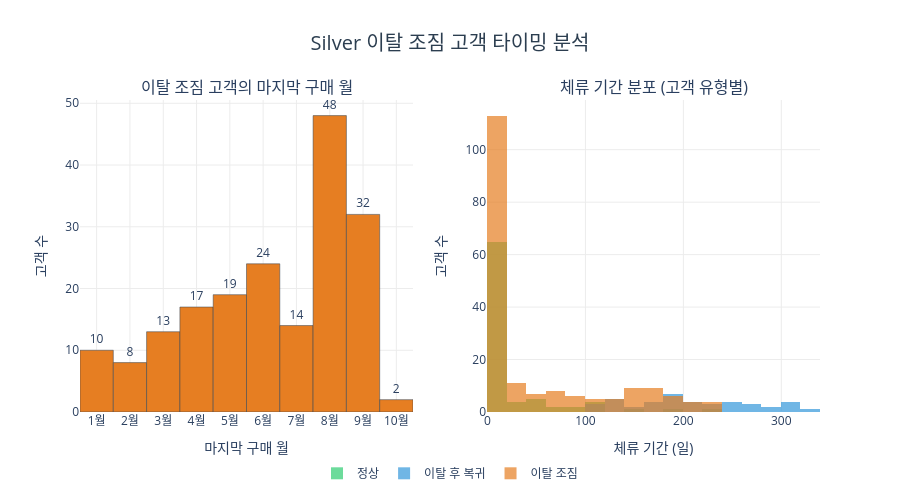

The code cell stored with this chart in its notebook:
### Code cell
month_labels = {
    1: '1월', 2: '2월', 3: '3월', 4: '4월', 5: '5월', 6: '6월',
    7: '7월', 8: '8월', 9: '9월', 10: '10월', 11: '11월', 12: '12월'
}
churn_monthly['월'] = churn_monthly['마지막구매월'].map(month_labels)

fig = make_subplots(
    rows=1, cols=2,
    subplot_titles=['이탈 조짐 고객의 마지막 구매 월', '체류 기간 분포 (고객 유형별)']
)

fig.add_trace(go.Bar(
    x=churn_monthly['월'],
    y=churn_monthly['이탈고객수'],
    marker=dict(color='#e67e22', line=dict(color='#2c3e50', width=0.5)),
    text=churn_monthly['이탈고객수'],
    textposition='outside',
    showlegend=False,
), row=1, col=1)

hist_groups = [
    (timing_data[~timing_data['이탈조짐'] & ~timing_data['복귀고객']]['체류기간'], '#2ecc71', '정상'),
    (timing_data[timing_data['복귀고객']]['체류기간'], '#3498db', '이탈 후 복귀'),
    (timing_data[timing_data['이탈조짐']]['체류기간'], '#e67e22', '이탈 조짐'),
]
for sub, color, name in hist_groups:
    fig.add_trace(go.Histogram(
        x=sub,
        name=name,
        marker_color=color,
        opacity=0.7,
        nbinsx=15,
    ), row=1, col=2)

fig.update_layout(
    title=dict(
        text='Silver 이탈 조짐 고객 타이밍 분석',
        font=dict(size=20, color='#2c3e50'), x=0.5, xanchor='center'
    ),
    plot_bgcolor='white',
    height=500,
    barmode='overlay',
    legend=dict(orientation='h', yanchor='top', y=-0.15, xanchor='center', x=0.5)
)
fig.update_xaxes(gridcolor='#ececec')
fig.update_yaxes(gridcolor='#ececec')
fig.update_xaxes(title_text='마지막 구매 월', row=1, col=1)
fig.update_xaxes(title_text='체류 기간 (일)', row=1, col=2)
fig.update_yaxes(title_text='고객 수', row=1, col=1)
fig.update_yaxes(title_text='고객 수', row=1, col=2)
fig.show()

### Figure 1 — Plotly figure (JSON) as saved in the notebook; plotly's stock layout.template omitted (floating-point values rounded to 4 significant figures; data arrays with more than 128 entries replaced by an {"elided": "..."} marker saying what was removed)
{"data": [{"marker": {"color": "#e67e22", "line": {"color": "#2c3e50", "width": 0.5}}, "showlegend": false, "text": [10.0, 8.0, 13.0, 17.0, 19.0, 24.0, 14.0, 48.0, 32.0, 2.0], "textposition": "outside", "type": "bar", "x": ["1월", "2월", "3월", "4월", "5월", "6월", "7월", "8월", "9월", "10월"], "xaxis": "x", "y": [10, 8, 13, 17, 19, 24, 14, 48, 32, 2], "yaxis": "y"}, {"marker": {"color": "#2ecc71"}, "name": "정상", "nbinsx": 15, "opacity": 0.7, "type": "histogram", "x": [220, 191, 147, 105, 114, 92, 59, 98, 73, 103, 106, 54, 46, 22, 30, 23, 0, 1, 1, 0, 46, 60, 0, 1, 43, 0, 0, 0, 0, 1, 0, 0, 8, 0, 0, 2, 0, 0, 18, 1, 0, 0, 0, 0, 19, 0, 0, 31, 1, 0, 0, 0, 0, 0, 0, 0, 0, 0, 6, 0, 0, 1, 10, 0, 0, 0, 0, 0, 0, 0, 0, 0, 0, 0, 0, 0, 0, 0, 0, 0, 0, 1, 1, 0, 0], "xaxis": "x2", "yaxis": "y2"}, {"marker": {"color": "#3498db"}, "name": "이탈 후 복귀", "nbinsx": 15, "opacity": 0.7, "type": "histogram", "x": [286, 267, 332, 319, 307, 315, 265, 287, 308, 217, 258, 262, 218, 197, 226, 250, 221, 248, 247, 204, 202, 166, 232, 176, 171, 184, 143, 190, 199, 177, 195, 191, 126, 181, 114, 143, 132, 132, 114, 134, 131, 103], "xaxis": "x2", "yaxis": "y2"}, {"marker": {"color": "#e67e22"}, "name": "이탈 조짐", "nbinsx": 15, "opacity": 0.7, "type": "histogram", "x": {"elided": "187 int values"}, "xaxis": "x2", "yaxis": "y2"}], "layout": {"annotations": [{"font": {"size": 16}, "showarrow": false, "text": "이탈 조짐 고객의 마지막 구매 월", "x": 0.225, "xanchor": "center", "xref": "paper", "y": 1, "yanchor": "bottom", "yref": "paper"}, {"font": {"size": 16}, "showarrow": false, "text": "체류 기간 분포 (고객 유형별)", "x": 0.775, "xanchor": "center", "xref": "paper", "y": 1, "yanchor": "bottom", "yref": "paper"}], "barmode": "overlay", "height": 500, "legend": {"orientation": "h", "x": 0.5, "xanchor": "center", "y": -0.15, "yanchor": "top"}, "plot_bgcolor": "white", "title": {"font": {"color": "#2c3e50", "size": 20}, "text": "Silver 이탈 조짐 고객 타이밍 분석", "x": 0.5, "xanchor": "center"}, "xaxis": {"anchor": "y", "domain": [0, 0.45], "gridcolor": "#ececec", "title": {"text": "마지막 구매 월"}}, "xaxis2": {"anchor": "y2", "domain": [0.55, 1], "gridcolor": "#ececec", "title": {"text": "체류 기간 (일)"}}, "yaxis": {"anchor": "x", "domain": [0, 1], "gridcolor": "#ececec", "title": {"text": "고객 수"}}, "yaxis2": {"anchor": "x2", "domain": [0, 1], "gridcolor": "#ececec", "title": {"text": "고객 수"}}}}
